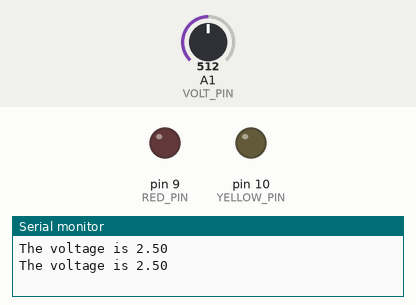
A sketch run on a simulated Arduino Uno, built with avr-gcc and run on an emulated ATmega328P. Parts: output pins drawn as LEDs (lit = HIGH), the last lines printed to the serial monitor. The test bench sets the inputs (shaded band); at power-on: A1 (VOLT_PIN) = 512.

Above: at 1.8 s.
1.9 s: A1 (VOLT_PIN) set to 802
3.4 s: A1 (VOLT_PIN) set to 829
At 5.0 s:
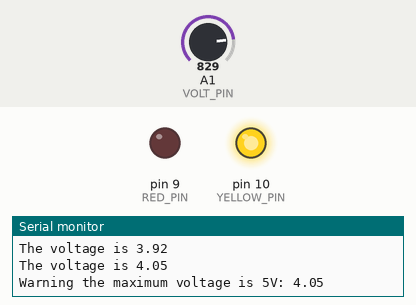
5.5 s: A1 (VOLT_PIN) set to 1002
7.2 s: A1 (VOLT_PIN) set to 1021
At 9.2 s:
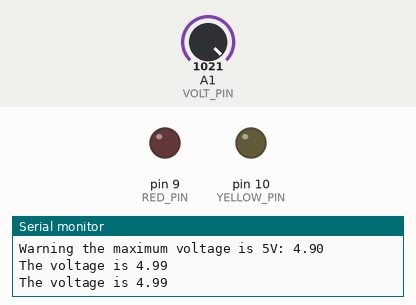
9.5 s: A1 (VOLT_PIN) set to 900
At 11.0 s:
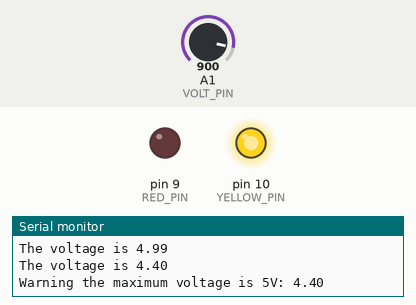
11.5 s: A1 (VOLT_PIN) set to 1023
At 12.6 s:
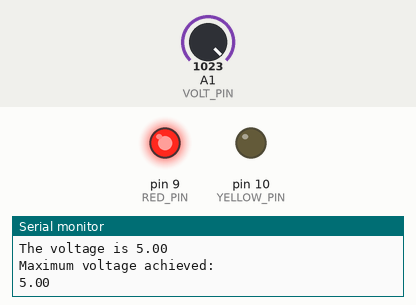
Timing chart, 0 to 14.5 s (numbered marks = the images above; inputs shaded):
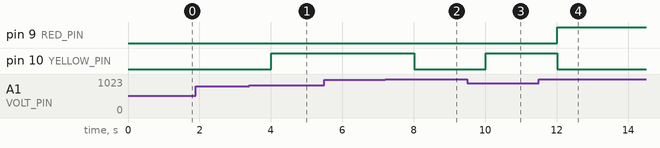

The sketch:

measure_voltage_potentiometer.ino
```cpp
int VOLT_PIN = A1;
int RED_PIN = 9;
int YELLOW_PIN = 10;

int timeInMs = 1000;

float v2;
int readValue;

void setup() {

    pinMode(VOLT_PIN, INPUT);
    pinMode(RED_PIN, OUTPUT);
    pinMode(YELLOW_PIN, OUTPUT);

    Serial.begin(9600);
}

void loop() {

    readValue = analogRead(VOLT_PIN);

    v2 = (5./1023.) * readValue;

    Serial.print("The voltage is ");
    Serial.print(v2);
    Serial.println("");

    if (v2 >= 4 && v2 <= 4.99) {
        digitalWrite(RED_PIN, LOW);
        digitalWrite(YELLOW_PIN, HIGH);
        Serial.print("Warning the maximum voltage is 5V: ");
        Serial.print(v2);
        Serial.println("");

    } else if (v2 >= 5.00) {
        digitalWrite(YELLOW_PIN, LOW);
        digitalWrite(RED_PIN, HIGH);
        Serial.println("Maximum voltage achieved: ");
        Serial.print(v2);
        Serial.println("");
    } else {
        digitalWrite(YELLOW_PIN, LOW);
        digitalWrite(RED_PIN, LOW);
    }

    delay(timeInMs);
}
```

Measured:
- the behaviour switches between 818 and 819 on A1 (VOLT_PIN) (found by bisection; images 0 and 1)
- the behaviour switches between 1020 and 1021 on A1 (VOLT_PIN) (found by bisection; images 1 and 2)
- after the input at 3.4 s, pin 10 (YELLOW_PIN): LOW → HIGH after 0.60 s
- after the input at 7.2 s, pin 10 (YELLOW_PIN): HIGH → LOW after 0.81 s
- after the input at 9.5 s, pin 10 (YELLOW_PIN): LOW → HIGH after 0.51 s
- after the input at 11.5 s, pin 9 (RED_PIN): LOW → HIGH after 0.51 s; pin 10 (YELLOW_PIN): HIGH → LOW after 0.51 s
